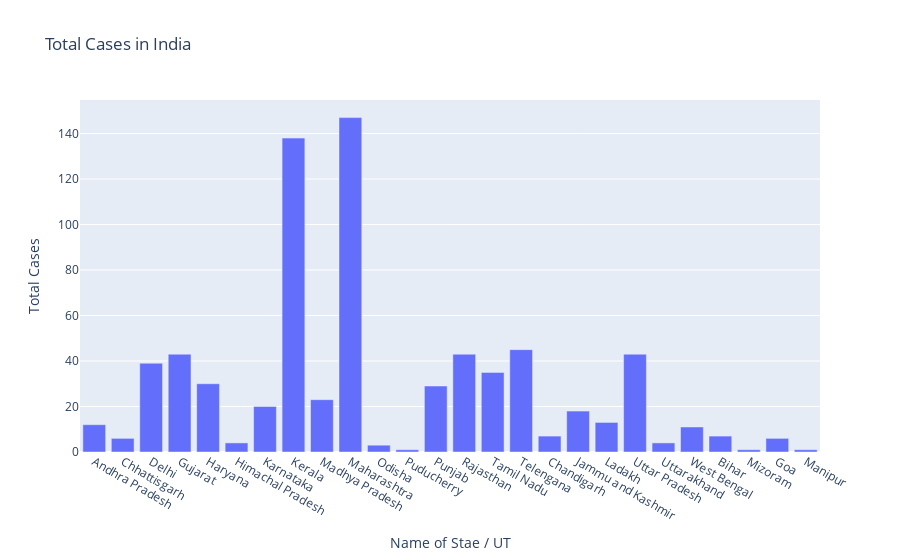

Write notebook code for a chart like this one.
### Code cell
# Plotly
fig = go.Figure()
# layout
fig.add_trace(go.Bar(x=df['Name of State / UT'], y=df['Total cases']))
fig.update_layout(title='Total Cases in India', xaxis=dict(title='Name of Stae / UT'), yaxis=dict(title='Total Cases'))

### Figure 1 — Plotly figure (JSON) as saved in the notebook; plotly's stock layout.template omitted (floating-point values rounded to 4 significant figures)
{"data": [{"type": "bar", "x": ["Andhra Pradesh", "Chhattisgarh", "Delhi", "Gujarat", "Haryana", "Himachal Pradesh", "Karnataka", "Kerala", "Madhya Pradesh", "Maharashtra", "Odisha", "Puducherry", "Punjab", "Rajasthan", "Tamil Nadu", "Telengana", "Chandigarh", "Jammu and Kashmir", "Ladakh", "Uttar Pradesh", "Uttarakhand", "West Bengal", "Bihar", "Mizoram", "Goa", "Manipur"], "y": [12, 6, 39, 43, 30, 4, 20, 138, 23, 147, 3, 1, 29, 43, 35, 45, 7, 18, 13, 43, 4, 11, 7, 1, 6, 1]}], "layout": {"title": {"text": "Total Cases in India"}, "xaxis": {"title": {"text": "Name of Stae / UT"}}, "yaxis": {"title": {"text": "Total Cases"}}}}
